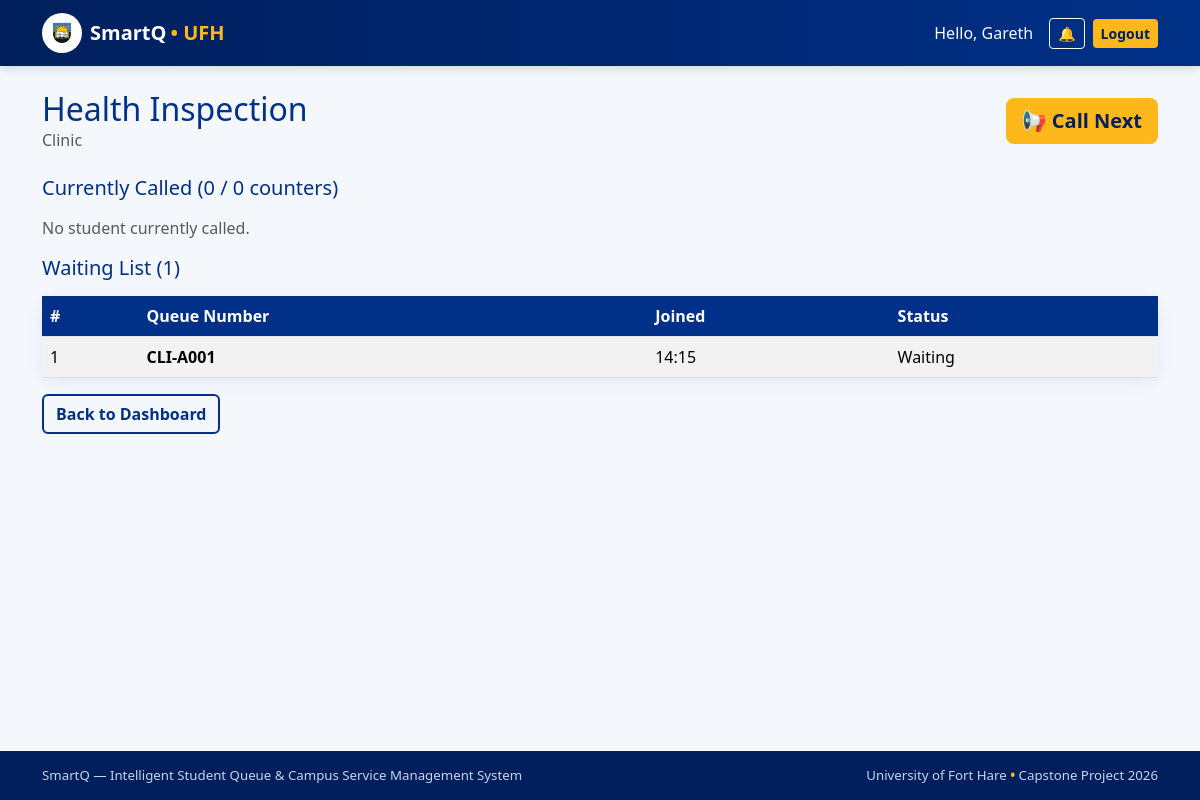
The page /staff/queue/2/ (signed in) on the database its author committed.
### services/models.py (models this page shows, shortened)
class Service(models.Model):
    department = models.ForeignKey(
        Department,
        on_delete=models.CASCADE,
        related_name='services'
    )
    name = models.CharField(max_length=150)
    description = models.TextField(blank=True)
    average_service_time_minutes = models.PositiveIntegerField(default=10)
    active = models.BooleanField(default=True)
    created_at = models.DateTimeField(auto_now_add=True)

class Department(models.Model):
    name = models.CharField(max_length=150)
    location = models.CharField(max_length=150, blank=True)
    description = models.TextField(blank=True)
    active = models.BooleanField(default=True)
    created_at = models.DateTimeField(auto_now_add=True)

### queues/models.py (models this page shows, shortened)
class QueueEntry(models.Model):
    STATUS_CHOICES = [
        ('WAITING', 'Waiting'),
        ('CALLED', 'Called'),
        ('ARRIVED', 'Arrived'),
        ('SERVING', 'Serving'),
        ('COMPLETED', 'Completed'),
        ('CANCELLED', 'Cancelled'),
        ('NO_SHOW', 'No Show'),
    ]
    service = models.ForeignKey(
        'services.Service',
        on_delete=models.CASCADE,
        related_name='queue_entries'
    )
    student = models.ForeignKey(
        User,
        on_delete=models.CASCADE,
        related_name='queue_entries'
    )
    queue_number = models.CharField(max_length=20)
    status = models.CharField(
        max_length=20,
        choices=STATUS_CHOICES,
        default='WAITING'
    )
    position = models.PositiveIntegerField(default=0)
    counters_at_join = models.PositiveIntegerField(null=True, blank=True)
    join_time = models.DateTimeField(default=timezone.now)
    called_time = models.DateTimeField(null=True, blank=True)
    arrival_time = models.DateTimeField(null=True, blank=True)
    service_start_time = models.DateTimeField(null=True, blank=True)
    completion_time = models.DateTimeField(null=True, blank=True)
    waiting_time_minutes = models.PositiveIntegerField(null=True, blank=True)
    service_duration_minutes = models.PositiveIntegerField(null=True, blank=True)
    counter = models.ForeignKey(
        'services.Counter',
        on_delete=models.SET_NULL,
        null=True,
        blank=True,
        related_name='queue_entries'
    )
    notes = models.TextField(blank=True)
    class Meta:
        ordering = ['join_time']

### queues/views.py (the view)
# urls.py: path('staff/queue/<int:service_id>/', views.staff_queue, name='staff_queue'),
@staff_required
def staff_queue(request, service_id):
    service = get_object_or_404(Service, id=service_id)
    context = {
        'service': service,
        'waiting': queue_logic.waiting_list(service),
        'active': queue_logic.active_calls(service),
        'active_count': queue_logic.active_calls(service).count(),
        'counter_count': service.department.counters.filter(active=True).count(),
    }
    return render(request, 'queues/staff_queue.html', context)

### accounts/context_processors.py (called while the page is built)
def unread_notifications(request):
    if request.user.is_authenticated:
        return {
            'unread_notifications': request.user.notifications.filter(read=False).count()
        }
    return {'unread_notifications': 0}

### queues/queue_logic.py (called while the page is built)
def waiting_list(service):
    return QueueEntry.objects.filter(
        service=service,
        status='WAITING',
    ).order_by('join_time')

def active_calls(service):
    return QueueEntry.objects.filter(
        service=service,
        status__in=['CALLED', 'ARRIVED', 'SERVING'],
    ).order_by('called_time')

### templates/queues/staff_queue.html (shortened to what this page needs)
{% extends 'base.html' %}
{% block content %}
<div class="d-flex justify-content-between align-items-center mb-4">
  <div>
    <h2 class="mb-0">{{ service.name }}</h2>
    <p class="text-muted mb-0">{{ service.department.name }}</p>
  </div>
  <form method="post" action="{% url 'call_next' service.id %}">
    <button class="btn btn-ufh btn-lg" type="submit">📢 Call Next</button>
  </form>
</div>
<h5 class="mb-3">Currently Called ({{ active_count }} / {{ counter_count }} counters)</h5>
{% if active %}
<div class="row mb-4">
  {% for entry in active %}
  <div class="col-md-4 mb-3">
    <div class="card service-card text-center">
      <div class="card-body">
        <h4 class="queue-number">{{ entry.queue_number }}</h4>
        <p class="text-muted mb-2">
          {{ entry.get_status_display }}{% if entry.counter %} • {{ entry.counter.name }}{% endif %}
        </p>
        {% if entry.status == 'CALLED' %}
        <form method="post" action="{% url 'mark_arrived' entry.id %}" class="d-inline">
          {% csrf_token %}
          <button class="btn btn-sm btn-outline-primary" type="submit">Arrived</button>
        </form>
        {% endif %}
        <form method="post" action="{% url 'mark_served' entry.id %}" class="d-inline">
          {% csrf_token %}
          <button class="btn btn-sm btn-success" type="submit">Served</button>
        </form>
        <form method="post" action="{% url 'mark_no_show' entry.id %}" class="d-inline">
          {% csrf_token %}
          <button class="btn btn-sm btn-danger" type="submit">No-Show</button>
        </form>
      </div>
    </div>
  </div>
  {% endfor %}
</div>
{% else %}
<p class="text-muted">No student currently called.</p>
{% endif %}
<h5 class="mb-3">Waiting List ({{ waiting|length }})</h5>
<div class="card">
  <div class="table-responsive">
    <table class="table table-striped mb-0">
      <thead>
        <tr><th>#</th><th>Queue Number</th><th>Joined</th><th>Status</th></tr>
      </thead>
      <tbody>
        {% for entry in waiting %}
        <tr>
          <td>{{ forloop.counter }}</td>
          <td class="fw-semibold">{{ entry.queue_number }}</td>
          <td>{{ entry.join_time|time:"H:i" }}</td>
          <td>{{ entry.get_status_display }}</td>
        </tr>
        {% empty %}
        <tr><td colspan="4">No students waiting.</td></tr>
        {% endfor %}
      </tbody>
    </table>
  </div>
</div>
<a href="{% url 'staff_dashboard' %}" class="btn btn-ufh-outline mt-3">Back to Dashboard</a>
{% endblock %}

### templates/base.html (shortened to what this page needs)
{% load static %}
<!DOCTYPE html>
<html lang="en">
<head>
  <link href="https://cdn.jsdelivr.net/npm/bootstrap@5.3.3/dist/css/bootstrap.min.css" rel="stylesheet">
  <link href="{% static 'css/smartq.css' %}" rel="stylesheet">
</head>
<body>
<nav class="navbar navbar-expand-lg navbar-dark navbar-smartq">
  <div class="container">
    <a class="navbar-brand d-flex align-items-center" href="{% url 'home' %}">
      <img src="{% static 'images/logo.png' %}" alt="SmartQ logo" class="me-2">
      SmartQ <span class="brand-gold ms-1">• UFH</span>
    </a>
    <div class="d-flex align-items-center">
      {% if user.is_authenticated %}
        <span class="text-light me-3 d-none d-md-inline">
          Hello, {{ user.first_name|default:user.username }}
        </span>
        <a class="btn btn-outline-light btn-sm me-2 position-relative" href="{% url 'notifications' %}">
          🔔
        </a>
        <form method="post" action="{% url 'logout' %}" class="d-inline">
          <button class="btn btn-ufh btn-sm" type="submit">Logout</button>
        </form>
      {% else %}
        <a class="btn btn-outline-light btn-sm me-2" href="{% url 'login' %}">Login</a>
        <a class="btn btn-ufh btn-sm" href="{% url 'register' %}">Register</a>
      {% endif %}
    </div>
  </div>
</nav>
<main class="container py-4">
  {% block content %}{% endblock %}
</main>
<footer class="footer-smartq">
  <div class="container d-flex justify-content-between flex-wrap">
    <span>SmartQ — Intelligent Student Queue &amp; Campus Service Management System</span>
    <span>University of Fort Hare <span class="brand-gold">•</span> Capstone Project 2026</span>
  </div>
</footer>
</body>
</html>

### static/css/smartq.css (style rules this page uses)
:root { --ufh-blue: #003087; --ufh-blue-dark: #001f5c; --ufh-blue-soft: #e8eefb; --ufh-gold: #FFB81C; --ufh-gold-dark: #d99a0b; --ufh-bg: #f4f7fc; --ufh-text: #1c2540; }
body { background-color: var(--ufh-bg); color: var(--ufh-text); font-family: "Segoe UI", system-ui, -apple-system, Arial, sans-serif; min-height: 100vh; display: flex; flex-direction: column; }
main { flex: 1 0 auto; }
h1, h2, h3, h4, h5, h6 { color: var(--ufh-blue); }
.navbar-smartq { background: linear-gradient(90deg, var(--ufh-blue-dark) 0%, var(--ufh-blue) 100%); box-shadow: 0 2px 10px rgba(0, 0, 0, .15); }
.navbar-smartq .navbar-brand { color: #fff; font-weight: 700; }
.navbar-smartq .navbar-brand img { height: 40px; width: 40px; object-fit: contain; background: #fff; border-radius: 50%; padding: 3px; }
.brand-gold { color: var(--ufh-gold); font-weight: 600; }
.btn-ufh { background: var(--ufh-gold); color: var(--ufh-blue-dark); font-weight: 700; border: none; }
.btn-ufh-outline { border: 2px solid var(--ufh-blue); color: var(--ufh-blue); font-weight: 600; background: transparent; }
.card { border: none; border-radius: 14px; box-shadow: 0 4px 16px rgba(0, 48, 135, .08); }
.table thead th { background: var(--ufh-blue); color: #fff; }
.footer-smartq { background: var(--ufh-blue-dark); color: #c9d4ea; padding: .9rem 0; font-size: .83rem; margin-top: 3rem; }

### rows shown on the page
Service: name "Health Inspection", department.name "Clinic"
QueueEntry: queue_number "CLI-A001", join_time "14:15", status "Waiting"

### other values the page prints
{{ user.first_name|default:user.username }} "Gareth"
{{ active_count }} "0"
{{ counter_count }} "0"
{{ waiting|length }} "1"
